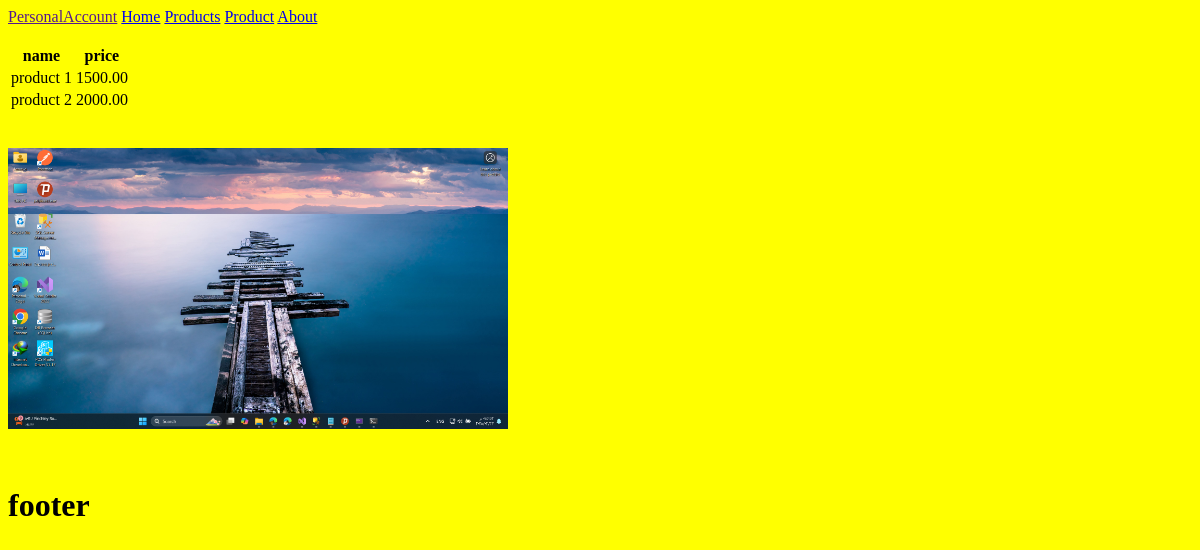
/products/, run on an earlier commit of the app's database.
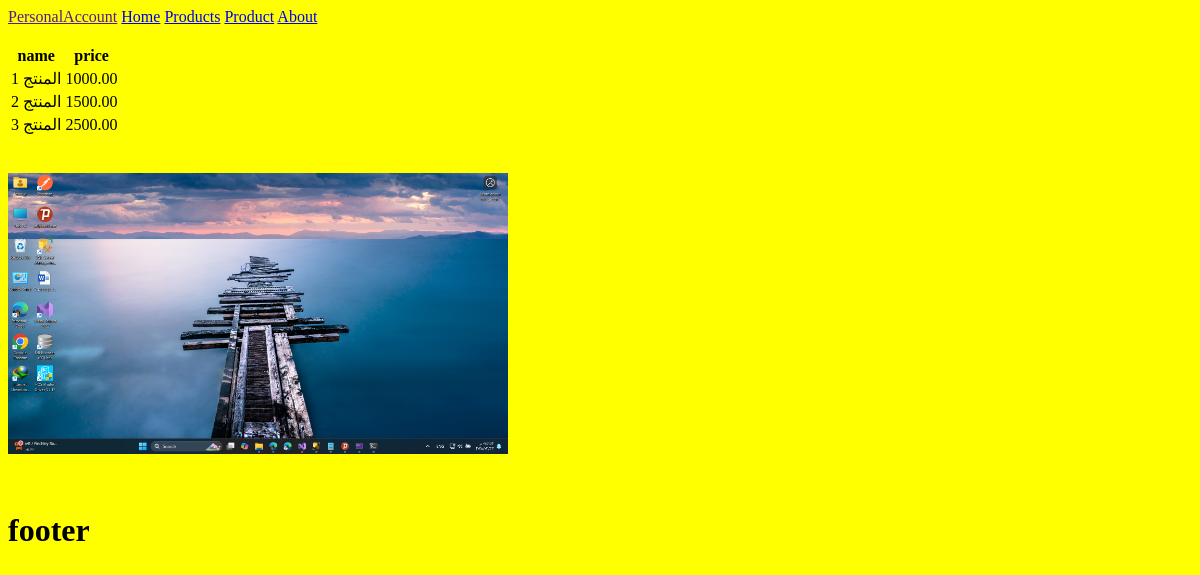
And on a later commit of the database.
### products/models.py (models this page shows, shortened)
class Product(models.Model):
    productList=[
         ('phone','phone'),
          ('computer','computer'),
           ('hand wash','hand wash'),
    ]
    name=models.CharField(max_length=100,default='Default Product Name',verbose_name='Title')
    category=models.CharField(max_length=100,choices=productList,null=True,blank=True)
    content=models.TextField(null=True,blank=True,verbose_name='Description')  #يمكن حفظه بشكل فارغ null=True # blank=True وهذا الحقل غير مطلوب
    price=models.DecimalField(max_digits=10, decimal_places=2,default=0.00)
    image=models.ImageField(upload_to='photos/%y/%m/%d',default='photos/no_image.png',verbose_name='Photo')
    isActive=models.BooleanField(default=True)
    class Meta :
         verbose_name = 'المنتجات'

### products/views.py (the view)
# urls.py: path('products/',include('products.urls')),
def products(request):
    return render(request,'products/products.html',{'pro':Product.objects.all()})

### templates/products/products.html
{% extends 'base.html' %}
{% block content %}
<table>
    <thead>
        <tr>
            <th>name</th>
            <th>price</th>
        </tr>
    </thead>
    <tbody>
        {% for product in pro %}
        <tr>
            <td>
                {{ product.name }}
            </td>
            <td>
                {{ product.price }}
            </td>
        </tr>
        {% endfor %}
    </tbody>
</table>
{% endblock content %}

### templates/base.html (shortened to what this page needs)
{% load static %}
<link rel="stylesheet" href="{% static 'css/style.css' %}">
{% include 'parts/navbar.html' %}
{% block content %}
{% endblock content %}
<div> <img class="dd" src="{% static 'image/desktop.png' %}"></div>
{% include 'parts/footer.html' %}

### templates/parts/navbar.html
<span><a href="">PersonalAccount</a></span>
<span><a href="{% url 'index' %}">Home</a></span>
<span><a href="{% url 'products' %}">Products</a></span>
<span><a href="{% url 'product' %}">Product</a></span>
<span><a href="{% url 'about' %}">About</a></span>

### templates/parts/footer.html
<h1>footer</h1>

### ProductsProject/static/css/style.css (style rules this page uses)
.dd { width: 500px; }

What changed in the data, as far as the page shows it:
removed Product: name "product 2", price "2000.00"
added Product: name "المنتج 1", price "1000.00"
changed Product: name "product 1" → "المنتج 2"
added Product: name "المنتج 3", price "2500.00"
